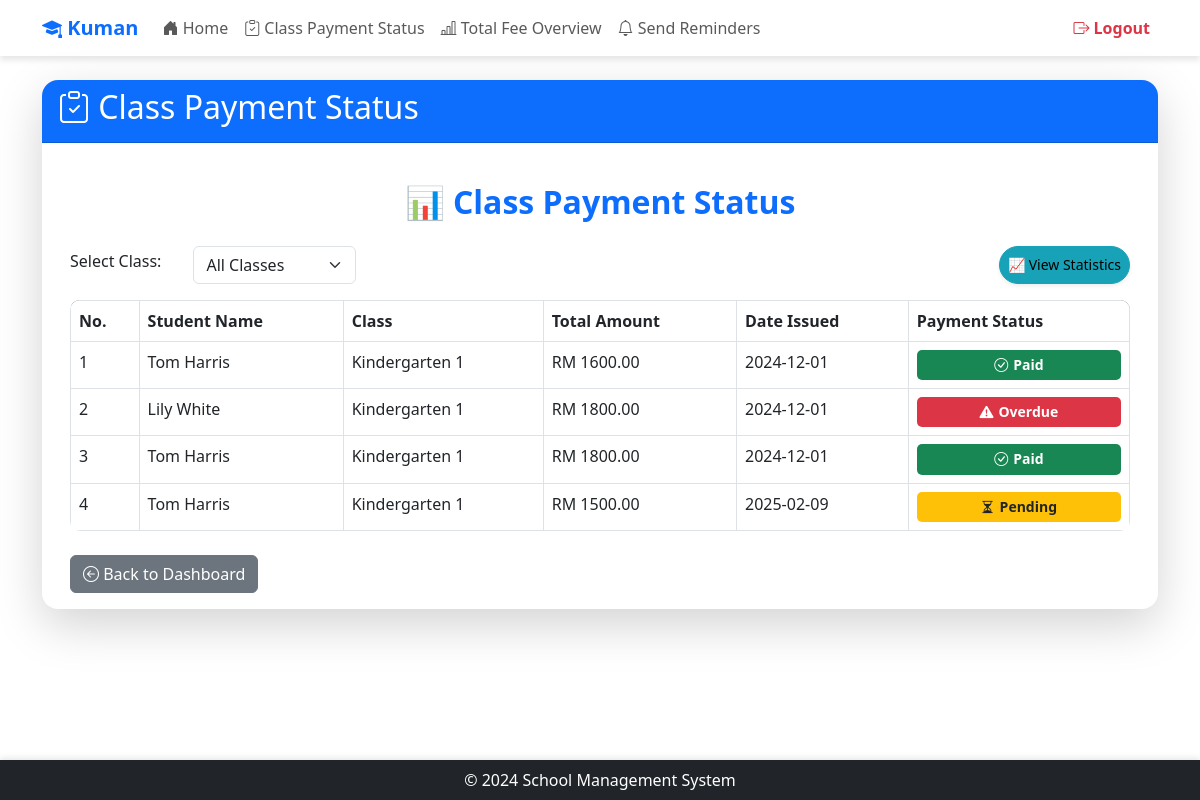
Screenshot of /teacher/fee-status (signed in) with the database file from the repository.
### app/models/models.py (models this page shows, shortened)
class Settings(db.Model):
    __tablename__ = 'Settings'
    setting_key = db.Column('SettingKey', db.String, primary_key=True)
    setting_value = db.Column('SettingValue', db.String, nullable=False)
    description = db.Column('Description', db.String, nullable=False)
    category = db.Column('Category', db.String, nullable=False)

class FeeRecord(db.Model):
    __tablename__ = 'FeeRecord'
    fee_record_id = db.Column('FeeRecordId', db.String, primary_key=True, default=lambda: str(uuid.uuid4()))
    fee_assignment_id = db.Column('FeeAssignmentId', db.String, ForeignKey('StudentFeeAssignment.FeeAssignmentId', ondelete='CASCADE'))
    status_id = db.Column('StatusId', db.String, ForeignKey('PaymentStatus.StatusId', ondelete='SET NULL'))
    flagged_for_followup = db.Column('FlaggedForFollowUp', db.Integer, nullable=False, default=0)  # 0 = Not Flagged, 1 = Flagged
    date_assigned = db.Column('DateAssigned', db.Date, nullable=False)
    due_date = db.Column('DueDate', db.Date, nullable=False)
    amount_due = db.Column('AmountDue', db.Numeric(10, 2), nullable=False)
    late_fee_amount = db.Column('LateFeeAmount', db.Numeric(10, 2), nullable=False)
    discount_amount = db.Column('DiscountAmount', db.Numeric(10, 2), nullable=False)
    total_amount = db.Column('TotalAmount', db.Numeric(10, 2), nullable=False)
    last_updated_date = db.Column('LastUpdatedDate', db.Date, nullable=False)
    assignment = relationship('StudentFeeAssignment', back_populates='fee_records')
    status = relationship('PaymentStatus', back_populates='fee_records')
    payment_histories = relationship('PaymentHistory', back_populates='fee_record')

class Class(db.Model):
    __tablename__ = 'Class'
    class_id = db.Column('ClassId', db.String, primary_key=True)
    class_name = db.Column('ClassName', db.String, nullable=False)
    description = db.Column('Description', db.String, nullable=True)
    assignments = relationship('ClassAssignment', back_populates='class_')

### app/routes/teacher/fee_status.py (the view)
@teacher.route('/fee-status')
@login_required
@role_required('2')
def fee_status():
    selected_class = request.args.get('class_name', None)
    query = (
        db.session.query(
            User.first_name,
            User.last_name,
            Class.class_name,
            FeeRecord.amount_due,
            FeeRecord.total_amount,
            PaymentStatus.status_name,
            FeeRecord.date_assigned  # Use date_assigned here
        )
        .join(ClassAssignment, ClassAssignment.student_id == User.id)  # Join to filter by teacher's classes
        .join(Class, Class.class_id == ClassAssignment.class_id)
        .join(StudentFeeAssignment, StudentFeeAssignment.student_id == User.id)
        .join(FeeRecord, FeeRecord.fee_assignment_id == StudentFeeAssignment.fee_assignment_id)
        .join(PaymentStatus, PaymentStatus.status_id == FeeRecord.status_id)
        .filter(ClassAssignment.class_id.in_(
            db.session.query(ClassAssignment.class_id)
            .filter(ClassAssignment.teacher_id == current_user.id)  # Only classes assigned to the teacher
        ))
    )
    if selected_class:
        query = query.filter(Class.class_name == selected_class)
    fee_data = query.all()
    payments = [{
        "student_name": f"{record.first_name} {record.last_name}",
        "class_name": record.class_name,
        "amount_due": record.amount_due,
        "paid_amount": record.total_amount,
        "payment_status": record.status_name,
        "date_assigned": record.date_assigned.strftime('%Y-%m-%d')  # Format the date as required
    } for record in fee_data]
    total_students = len(fee_data)
    paid_count = sum(1 for record in fee_data if record.status_name == 'Paid')
    pending_count = sum(1 for record in fee_data if record.status_name == 'Pending')
    overdue_count = sum(1 for record in fee_data if record.status_name == 'Overdue')
    paid_percentage = (paid_count / total_students * 100) if total_students else 0
    pending_percentage = (pending_count / total_students * 100) if total_students else 0
    overdue_percentage = (overdue_count / total_students * 100) if total_students else 0
    class_names = (
        db.session.query(Class.class_name)
        .join(ClassAssignment)
        .filter(ClassAssignment.teacher_id == current_user.id)
        .distinct()
        .all()
    )
    class_names = [class_name[0] for class_name in class_names]  # Extract class names
    return render_template(
        'teacher/fee_status.html',
        payments=payments,
        class_names=class_names,
        selected_class=selected_class,
        total_students=total_students,
        paid_percentage=paid_percentage,
        pending_percentage=pending_percentage,
        overdue_percentage=overdue_percentage,
        app_name=app_name()
    )

### app/__init__.py (called while the page is built)
@login_manager.user_loader
def load_user(user_id):
    from .models.models import User
    return User.query.get(user_id)

### app/routes/routes.py (called while the page is built)
def app_name():
    app_name = "School Management System"
    with current_app.app_context():
        setting = Settings.query.filter_by(setting_key='school_name').first()
        if setting and setting.setting_value:
            app_name = setting.setting_value
    return app_name

def role_required(*roles):
    def decorator(f):
        @wraps(f)
        def decorated_function(*args, **kwargs):
            if not current_user.is_authenticated or current_user.role_id not in roles:
                abort(403)  # Forbidden access if role does not match
            return f(*args, **kwargs)
        return decorated_function
    return decorator

### app/templates/teacher/fee_status.html (shortened to what this page needs)
{% extends "share/dashboard.html" %}
{% block card_title %}<i class="bi bi-clipboard-check"></i> Class Payment Status{% endblock %}
{% block card_content %}
<div class="container mt-4">
    <h2 class="text-center text-primary fw-bold mb-4">📊 Class Payment Status</h2>
    <div class="d-flex justify-content-between mb-3">
        <form method="GET" class="row align-items-center">
            <div class="col-auto">
                <label for="class_name" class="form-label me-2">Select Class:</label>
            </div>
            <div class="col-auto">
                <select id="class_name" name="class_name" class="form-select" onchange="this.form.submit()">
                    <option value="">All Classes</option>
                </select>
            </div>
        </form>
        <button class="btn btn-info btn-sm shadow-sm rounded-pill" onclick="showStatistics()">📈 View Statistics</button>
    </div>
    <table class="table table-bordered table-hover">
        <thead class="thead-dark">
            <tr>
                <th>No.</th>
                <th>Student Name</th>
                <th>Class</th>
                <th>Total Amount</th>
                <th>Date Issued</th>
                <th>Payment Status</th>
            </tr>
        </thead>
        <tbody>
            {% if payments %}
                {% for payment in payments %}
                    <tr>
                        <td>{{ loop.index }}</td>
                        <td>{{ payment.student_name }}</td>
                        <td>{{ payment.class_name }}</td>
                        <td>RM {{ payment.paid_amount }}</td>
                        <td>{{ payment.date_assigned }}</td>
                        <td>
                            {% if payment.payment_status == "Pending" %}
                                <span class="badge bg-warning text-dark">
                                    <i class="bi bi-hourglass-split"></i> Pending
                                </span>
                            {% elif payment.payment_status == "Overdue" %}
                                <span class="badge bg-danger">
                                    <i class="bi bi-exclamation-triangle-fill"></i> Overdue
                                </span>
                            {% elif payment.payment_status == "Paid" %}
                                <span class="badge bg-success">
                                    <i class="bi bi-check-circle"></i> Paid
                                </span>
                            {% endif %}
                        </td>
                    </tr>
                {% endfor %}
            {% else %}
                <tr>
                    <td colspan="6" class="text-center">No records found.</td>
                </tr>
            {% endif %}
        </tbody>
    </table>
    <div class="text-left mt-4">
        <a href="{{ url_for('teacher.dashboard') }}" class="btn btn-secondary">
            <i class="bi bi-arrow-left-circle"></i> Back to Dashboard
        </a>
    </div>
</div>
{% endblock %}

### app/templates/share/dashboard.html (shortened to what this page needs)
<!DOCTYPE html>
<html lang="en">
  <head>
    <link href="https://cdn.jsdelivr.net/npm/bootstrap@5.3.0-alpha1/dist/css/bootstrap.min.css" rel="stylesheet" />
    <link href="https://cdn.jsdelivr.net/npm/bootstrap-icons/font/bootstrap-icons.css" rel="stylesheet" />
  </head>
  <body>
    <header class="navbar navbar-expand-lg navbar-light">
      <div class="container">
        <a class="navbar-brand text-primary fw-bold"
          href="{% if current_user.role_id == '1' %}
                    {{ url_for('admin.dashboard') }}
                {% elif current_user.role_id == '2' %}
                    {{ url_for('teacher.dashboard') }}
                {% elif current_user.role_id == '3' %}
                    {{ url_for('parent.dashboard') }}
                {% elif current_user.role_id == '4' %}
                    {{ url_for('accountant.dashboard') }}
                {% else %}
                    {{ url_for('views.home') }}
                {% endif %}">
          <i class="bi bi-mortarboard-fill"></i> {{ app_name }}
        </a>
        <div class="collapse navbar-collapse" id="navbarNav">
          <ul class="navbar-nav me-auto">
            <li class="nav-item">
              <a class="nav-link"
                 href="{% if current_user.role_id == '1' %}
                          {{ url_for('admin.dashboard') }}
                       {% elif current_user.role_id == '2' %}
                          {{ url_for('teacher.dashboard') }}
                       {% elif current_user.role_id == '3' %}
                          {{ url_for('parent.dashboard') }}
                       {% elif current_user.role_id == '4' %}
                          {{ url_for('accountant.dashboard') }}
                       {% else %}
                          {{ url_for('views.home') }}
                       {% endif %}">
                <i class="bi bi-house-door-fill"></i> Home
              </a>
            </li>
            {% if current_user.role_id == '1' %}
              <li class="nav-item">
                <a class="nav-link" href="{{ url_for('admin.manage_users') }}">
                  <i class="bi bi-people"></i> Manage Users
                </a>
              </li>
              <li class="nav-item">
                <a class="nav-link" href="{{ url_for('admin.fee_management') }}">
                  <i class="bi bi-cash-coin"></i> Fee Management
                </a>
              </li>
              <li class="nav-item">
                <a class="nav-link" href="{{ url_for('admin.manage_classes') }}">
                  <i class="bi bi-clipboard-data"></i> Class Assignments
                </a>
              </li>
              <li class="nav-item">
                <a class="nav-link" href="{{ url_for('admin.parent_student') }}">
                  <i class="bi bi-person-check"></i> Parent-Student Data
                </a>
              </li>
              <li class="nav-item">
                <a class="nav-link" href="{{ url_for('admin.system_settings') }}">
                  <i class="bi bi-gear"></i> System Settings
                </a>
              </li>
            {% elif current_user.role_id == '2' %}
              <li class="nav-item">
                <a class="nav-link" href="{{ url_for('teacher.fee_status') }}">
                  <i class="bi bi-clipboard-check"></i> Class Payment Status
                </a>
              </li>
              <li class="nav-item">
                <a class="nav-link" href="{{ url_for('teacher.generate_total_fee') }}">
                  <i class="bi bi-bar-chart-line"></i> Total Fee Overview
                </a>
              </li>
              <li class="nav-item">
                <a class="nav-link" href="{{ url_for('teacher.send_reminders') }}">
                  <i class="bi bi-bell"></i> Send Reminders
                </a>
              </li>
            {% endif %}
          </ul>
          <ul class="navbar-nav ms-auto">
            <li class="nav-item">
              <a class="nav-link text-danger fw-bold" href="{{ url_for('auth.logout') }}">
                <i class="bi bi-box-arrow-right"></i> Logout
              </a>
            </li>
          </ul>
        </div>
      </div>
    </header>
    <main class="container mt-4">
      <div class="card border-0 shadow-lg rounded-4">
        <div class="card-header text-white bg-primary rounded-top-4">
          <h2>{% block card_title %} {% endblock %}</h2>
        </div>
        <div class="card-body">
          {% block card_content %} {% endblock %}
        </div>
      </div>
    </main>
    <footer class="bg-dark text-white py-2 mt-5 text-center sticky-footer">
      <div class="container">
        <p class="m-0">&copy; 2024 School Management System</p>
      </div>
    </footer>
  </body>
</html>

### app/templates/share/dashboard.html (style rules this page uses)
html, body { height: 100%; }
body { display: flex; flex-direction: column; min-height: 100vh; }
main { flex: 1; }
.navbar { background: rgba(255, 255, 255, 0.9); box-shadow: 0 4px 6px rgba(0, 0, 0, 0.1); }
.navbar-nav .nav-link { font-weight: 500; transition: 0.3s; }
.badge { font-size: 0.75rem; }
.sticky-footer { position: sticky; bottom: 0; width: 100%; box-shadow: 0 -2px 6px rgba(0, 0, 0, 0.1); }

### app/templates/teacher/fee_status.html (style rules this page uses)
.d-flex { display: flex; }
.table { border-radius: 10px; overflow: hidden; }
.thead-dark { background-color: #343a40; color: white; }
.btn-info { background-color: #17a2b8; border-color: #17a2b8; }
.badge { padding: 8px; font-size: 14px; border-radius: 5px; display: flex; align-items: center; justify-content: center; }
.badge i { margin-right: 5px; }

### rows the page displays
Settings: SettingValue "Kuman"
FeeRecord: student_name "Tom Harris", class_name "Kindergarten 1", paid_amount "1600.00", date_assigned "2024-12-01", shows "Paid"
FeeRecord: student_name "Lily White", class_name "Kindergarten 1", paid_amount "1800.00", date_assigned "2024-12-01", shows "Overdue"
FeeRecord: student_name "Tom Harris", class_name "Kindergarten 1", paid_amount "1800.00", date_assigned "2024-12-01", shows "Paid"
FeeRecord: student_name "Tom Harris", class_name "Kindergarten 1", paid_amount "1500.00", date_assigned "2025-02-09", shows "Pending"
